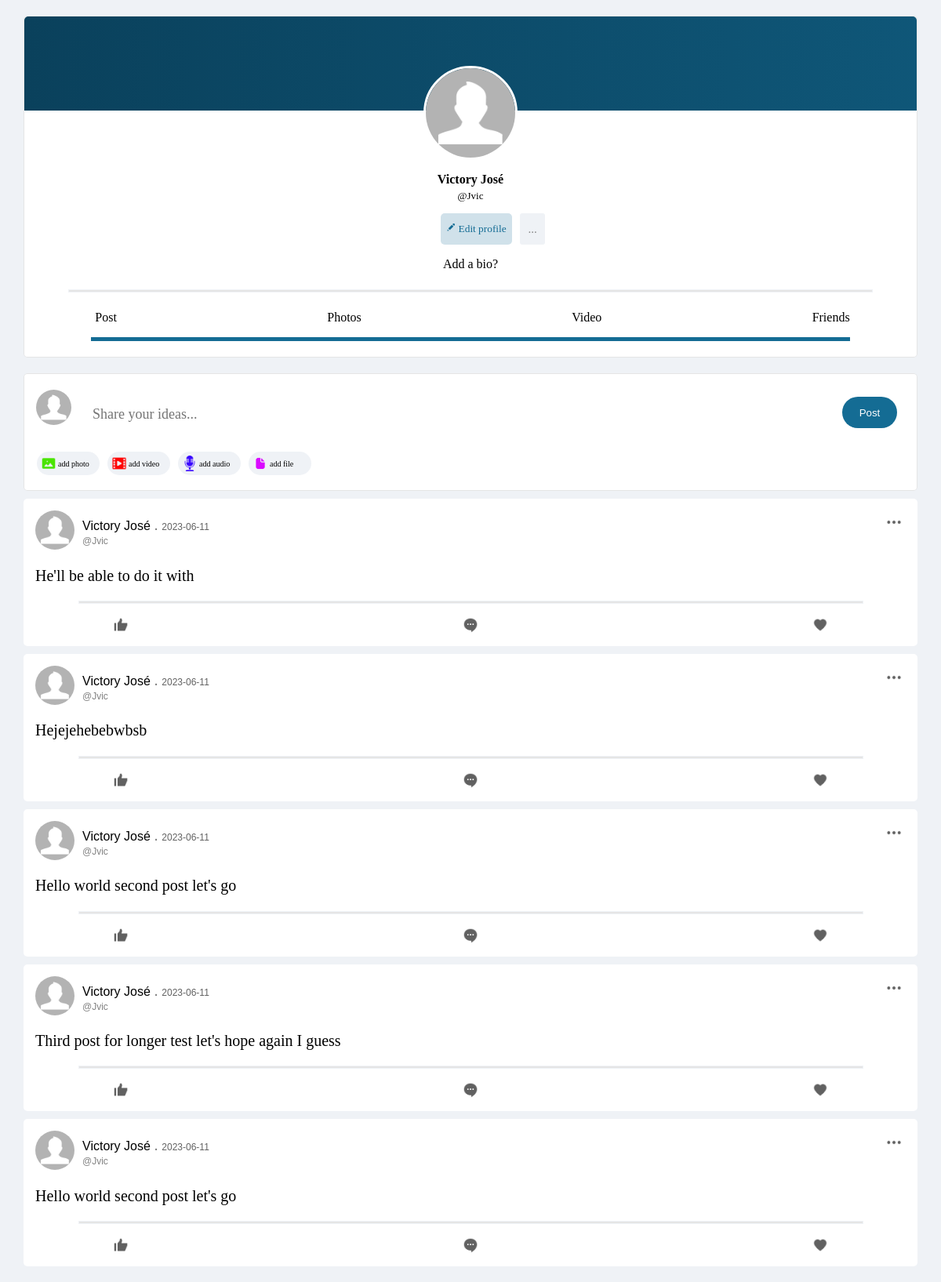
Page /my-profile (signed in) on the committed database.
### BlogPost.py (models this page shows)
class User_signup(db.Model):
	_bind_key_ = "user"
	id = db.Column(db.Integer, primary_key=True)
	first_name = db.Column(db.String, default="User"+str(id))
	last_name = db.Column(db.String, nullable=False)
	user_name = db.Column(db.String, nullable=False)
	email = db.Column(db.String, nullable=False)
	password = db.Column(db.String, nullable=False)
	user_dp = db.Column(db.String, nullable=False)
	user_bio = db.Column(db.String, nullable=False)

class BlogPost(db.Model):
	id = db.Column(db.Integer, primary_key=True)
	user_id = db.Column(db.Integer)
	article = db.Column(db.String(100), nullable=False)
	date_time = db.Column(db.String, nullable=False)
	author = db.Column(db.String(20), nullable=False)
	img_path = db.Column(db.String)
	post_likes = db.Column(db.String)

### BlogPost.py (the view)
@app.route("/my-profile", methods=["GET","POST"])
def my_profile():
	uid = session.get("uid")
	db_data = db.session.query(User_signup).all()
	bp_data = db.session.query(BlogPost).all()
	user_db = db.session.query(User_signup).filter_by(id = uid).first()
	if request.method == "POST":
		return "ok"
	else:
		return render_template("my-profile.html",uid=uid,user_db = user_db,db_data = db_data, bp_data = bp_data)

### templates/my-profile.html (shortened to what this page needs)
<!DOCTYPE html>
<html lang="en">
<head>
    <link rel="stylesheet" href="{{url_for('static', filename='my-profile.css')}}">
    <link rel="stylesheet" href="{{url_for('static',filename='user_page.css')}}">
</head>
<body>
    <div class="top_box_body">
        <div class="top_box">
            <div class="cover_photo">
            </div>
            <div class="user_dp_body">
            {% set user_dp = user_db.user_dp %}
            <img src="{{user_dp}}" alt=""></img>
            <div class="user_names">
                <p>{{user_db.first_name}} {{user_db.last_name}}</p>
                <h4 class="username">{{user_db.user_name}}</h4>
            </div>
        </div>
            <div class="edit_profile_btn_box">
                <div class="edit_profile_btn">
                <a href="{{url_for('edit_profile')}}"><button class="button1"><img src="{{url_for('static', filename='pencil.png')}}" alt=""></img> Edit profile</button></a>
                <button class="button2">...</button>
                </div>
            </div>
            <div class="bio">
                {% set userbio = user_db.user_bio %}
                <p>{{userbio}}</p>
            </div>
            <hr>
            <div class="user_interacted_body">
            <div class="user_interacted">
                <div class="text_post">
                    <p>Post</p>
                </div>
                <div class="text_photo">
                    <p>Photos</p>
                </div>
               <div class="text_video">
                   <p>Video</p>
               </div>
                <div class="text_friends">
                    <p>Friends</p>
                </div>
            </div>
            </div>
        </div>
    </div>
    <div class="create_post_box" id="post_box_a">
        <div class="post_input_box">
            <div class="post_user_dp">
                <img src="{{user_dp}}" alt=""></img>
               <form method="POST" action="{{url_for('user_page')}}">
                <div class="mini_post_btn">
                    <input type="submit" value="Post">
                </div>
            </div>
            <div class="post_input">
                <input type="text" placeholder="Share your ideas..." name="content">
            </div>
            <div class="add_media">
                <div class="add_photo" onclick="open_addimage()">
                    <img src="{{url_for('static',filename='photo.png')}}" alt=""></img > <p>add photo</p>
                </div>
                <div class="add_video">
                    <img src="{{url_for('static',filename='video.png')}}" alt=""></img> <p>add video</p>
                </div>
                <div class="add_audio">
                    <img src="{{url_for('static',filename='mic.png')}}" alt=""></img> <p>add audio</p>
                </div>
                <div class="add_file">
                    <img src="{{url_for('static',filename='file.png')}}" alt=""></img> <p>add file</p>
                </div>
            </div>
        </div>
    </div>
    <div class="post_body">
        {% for post_db in bp_data %}
            <div class="post_box">
                {% if post_db.user_id == uid %}
                <div class="option_bar">
                    <img src="{{url_for('static',filename='more.png')}}" alt=""></img>
                </div>
                <div class="user_post_details">
                <div class="post_dp">
                <img src="{{user_dp}}" alt=""></img>
                <div class="post_text">
                    <p>{{post_db.author}} <span class="dot">.</span> <span class="date">{{post_db.date_time}}</span></p>
                    <h3>{{user_db.user_name}}</h3>
                </div>
                </div>
                <div class="post_content">
                   {% if post_db.article|length> 100 %}
                    <h1 id="min_text">{{post_db.article}}</h1>
                    {% else %}
                    <h1>{{post_db.article}}</h1>
                    {% endif %}
                    <hr>
                </div>
                </div>
                <div class="interaction_box">
                    <div class="i_box">
                    <div class="like">
                        <img src="{{url_for('static', filename='like.png')}}" alt=""></img>
                    </div>
                    <div class="comment">
                        <img src="{{url_for('static', filename='comment.png')}}" alt=""></img>
                    </div>
                    <div class="love">
                        <img src="{{url_for('static', filename='love.png')}}" alt=""></img>
                    </div>
                </div>
            </div>
            {% endif %}
            </div>
       {% endfor %}
    </div>
</body>
</html>

### static/my-profile.css (style rules this page uses)
* { box-sizing: border-box; }
body { padding: 0; margin: 0; background-color: #eff2f6; }
.top_box_body { margin-top: 20px; justify-content: center; display: flex; flex-direction: column; align-items: center; }
.top_box { border-radius: 5px; width: 95%; background: white; outline: 0.1px solid #eff2f6; border: 1px solid rgba(0, 0, 0, 0.1); }
.cover_photo { background: linear-gradient(to right, #0A415C, #146C94); background-size: 200% auto; animation: gradientAnimation 5s linear infinite; height: 120px; border-top-right-radius: 5px; border-top-left-radius: 5px; }
.user_dp_body { margin-top: -60px; flex-direction: column; justify-content: center; display: flex; align-items: center; }
.user_dp_body img { width: 120px; height: 120px; object-fit: cover; border-radius: 100%; border: 3px solid white; }
.user_names { width: 100%; }
.user_names p { font-family: Montserrat; font-weight: 600; text-align: center; }
.username { font-family: Montserrat; font-weight: 300; margin-top: -12px; text-align: center; font-size: 13px; }
.edit_profile_btn_box { justify-content: center; align-items: center; display: flex; }
.edit_profile_btn { display: flex; }
.edit_profile_btn a { width: 100%; }
.edit_profile_btn .button1, .button2 { height: 40px; background-color: rgba(20, 108, 148, 0.2); border-radius: 5px; font-family: Calibri; font-weight: 500; border: none; color: #146C94; }
.edit_profile_btn .button2 { width: 40px; height: 40px; background: #eff2f6; color: gray; font-size: 15px; margin-left: 5px; }
.edit_profile_btn img { width: 12px; }
.bio { justify-content: center; align-items: center; display: flex; }
.bio p { font-family: Calibri; font-weight: 400; }
hr { border:1px solid #eff2f6; width: 90%; }
.user_interacted_body { justify-content: center; align-items: center; display: flex; margin-bottom: 20px; }
.user_interacted { justify-content: space-between; align-items: center; display: flex; width: 85%; border-bottom: 5px solid #146C94; }
.text_post { font-family: Calibri; font-weight: 400; margin-left: 5px; }
.text_photo { font-family: Calibri; font-weight: 400; margin-left: 5px; }
.text_video { font-family: Calibri; font-weight: 400; margin-left: 5px }
.text_friends { font-family: Calibri; font-weight: 400; margin-left: 5px }
#post_box_a { margin-top: -50px; }

### rows in the picture
User_signup: user_dp (placeholder picture), first_name "Victory", last_name "José", user_name "@Jvic", user_bio "Add a bio?"
BlogPost: user_dp (placeholder picture), author "Victory José", date_time "2023-06-11", article "He'll be able to do it with"
BlogPost: user_dp (placeholder picture), author "Victory José", date_time "2023-06-11", article "Hejejehebebwbsb"
BlogPost: user_dp (placeholder picture), author "Victory José", date_time "2023-06-11", article "Hello world second post let's go"
BlogPost: user_dp (placeholder picture), author "Victory José", date_time "2023-06-11", article "Third post for longer test let's hope again I guess"
BlogPost: user_dp (placeholder picture), author "Victory José", date_time "2023-06-11", article "Hello world second post let's go"
